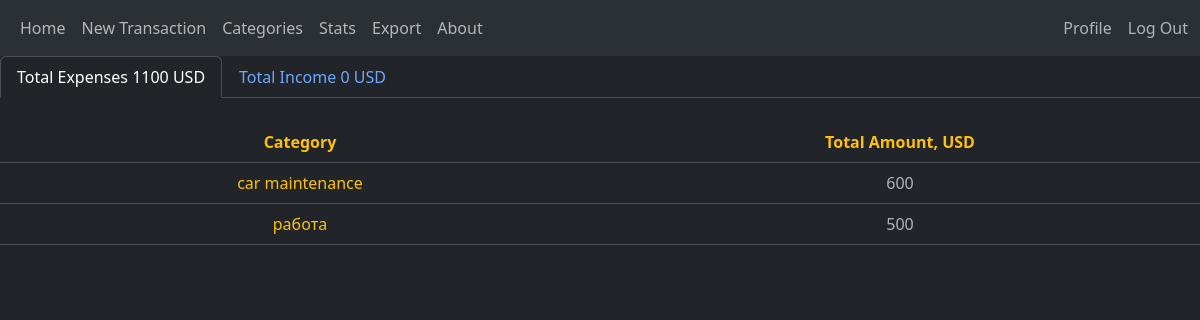
Page /stats?type=expense&sort=category (signed in) on the committed database.
### tables this page shows
CREATE TABLE Transactions(trans_id INTEGER PRIMARY KEY AUTOINCREMENT, date TEXT NOT NULL DEFAULT CURRENT_TIMESTAMP, user_id INTEGER NOT NULL, type TEXT NOT NULL, category TEXT NOT NULL, amount NUMERIC NOT NULL, currency TEXT NOT NULL, note TEXT, FOREIGN KEY (user_id) REFERENCES Users (user_id) ON DELETE CASCADE, FOREIGN KEY(user_id, category) REFERENCES Categories(user_id, name) ON DELETE CASCADE);

### app.py (the view)
@app.route("/stats")
@login_required
def stats():
    rows = []
    total_exp = db.execute("SELECT SUM(amount) AS sum, currency FROM Transactions WHERE user_id = ? AND type = 'Expense' AND currency = 'USD' GROUP BY currency;", session["user_id"])
    total_inc = db.execute("SELECT SUM(amount) AS sum, currency FROM Transactions WHERE user_id = ? AND type = 'Income' AND currency = 'USD' GROUP BY currency;", session["user_id"])
    if total_exp:
        total_exp = total_exp[0]["sum"]
    else:
        total_exp = 0
    if total_inc:
        total_inc = total_inc[0]["sum"]
    else:
        total_inc = 0
    type = request.args.get("type", "expense")
    cat = request.args.get("cat")
    sort = request.args.get("sort", "amount")
    session["sort_count"] += 1
    if cat:
        if sort in ["date", "type", "category", "amount", "note"]:
            if session.get("sort_count") % 2 == 0:
                rows = db.execute(f"SELECT date, type, category, amount, note FROM Transactions WHERE user_id = ? AND currency = 'USD' AND category = ? ORDER BY {sort} DESC;", session["user_id"], cat)
            else:
                rows = db.execute(f"SELECT date, type, category, amount, note FROM Transactions WHERE user_id = ? AND currency = 'USD' AND category = ? ORDER BY {sort};", session["user_id"], cat)
        else:
            flash("Wrong sorting argument provided. Try again")
            return redirect("/stats")
        return render_template("stats.html", type=type, cat=cat, total_exp=total_exp, total_inc=total_inc, rows=rows)
    else:
        if sort in ["category", "amount"]:
            if session.get("sort_count") % 2 == 0:
                exp_by_type = db.execute(f"SELECT SUM(amount) AS amount, category FROM Transactions WHERE user_id = ? AND type = 'Expense' AND currency = 'USD' GROUP BY category ORDER BY {sort} DESC;", session["user_id"])
                inc_by_type = db.execute(f"SELECT SUM(amount) AS amount, category FROM Transactions WHERE user_id = ? AND type = 'Income' AND currency = 'USD' GROUP BY category ORDER BY {sort} DESC;", session["user_id"])
            else:
                exp_by_type = db.execute(f"SELECT SUM(amount) AS amount, category FROM Transactions WHERE user_id = ? AND type = 'Expense' AND currency = 'USD' GROUP BY category ORDER BY {sort};", session["user_id"])
                inc_by_type = db.execute(f"SELECT SUM(amount) AS amount, category FROM Transactions WHERE user_id = ? AND type = 'Income' AND currency = 'USD' GROUP BY category ORDER BY {sort};", session["user_id"])
        else:
            flash("Wrong sorting argument provided. Try again")
            return redirect("/stats")
        return render_template("stats.html", type=type, total_exp=total_exp, total_inc=total_inc, exp_by_type=exp_by_type, inc_by_type=inc_by_type)

### helpers.py (called while the page is built)
def login_required(f):
    @wraps(f)
    def decorated_function(*args, **kwargs):
        if session.get("user_id") is None:
            return redirect("/login")
        return f(*args, **kwargs)
    return decorated_function

### templates/stats.html (shortened to what this page needs)
{% extends "layout.html" %}
{% block body %}
  <ul class="nav nav-tabs">
    <li class="nav-item">
      <a class="nav-link{% if type == 'expense' %} active{% endif %}" aria-current="page" href="/stats?type=expense">Total Expenses {{ total_exp }} USD</a>
    </li>
    <li class="nav-item">
      <a class="nav-link{% if type == 'expense' %}{% else %} active{% endif %}" href="/stats?type=income">Total Income {{ total_inc }} USD</a>
    </li>
  </ul>
  {% if cat %}
  <h4 style="color: white" id="catName">Category: {{cat}}</h4>
    <table class="table" style="table-layout: fixed;">
      <thead>
        <tr>
          <th scope="col"><a class="link-warning link-underline-opacity-0" href="/stats?type={% if type == 'expense' %}expense{% else %}income{% endif %}&cat={{cat}}&sort=date">Date</a></th>
          <th scope="col"><a class="link-warning link-underline-opacity-0" href="/stats?type={% if type == 'expense' %}expense{% else %}income{% endif %}&cat={{cat}}&sort=type">Type</a></th>
          <th scope="col"><a class="link-warning link-underline-opacity-0" href="/stats?type={% if type == 'expense' %}expense{% else %}income{% endif %}&cat={{cat}}&sort=amount">Amount, USD</a></th>
          <th scope="col"><a class="link-warning link-underline-opacity-0" href="/stats?type={% if type == 'expense' %}expense{% else %}income{% endif %}&cat={{cat}}&sort=note">Note</a></th>
        </tr>
      </thead>
      <tbody>
        {% for row in rows %}
        <tr>
          <td>{{row.date}}</td>
          <td>{{row.type}}</td>
          <td>{{row.amount}}</td>
          <td>{{row.note}}</td>
        </tr>
        {% endfor %}
      </tbody>
    </table>
  {% else %}
  <br>
    <table class="table" style="table-layout: fixed;">
      <thead>
        <tr>
          <th scope="col"><a class="link-warning link-underline-opacity-0" href="/stats?type={{type}}&sort=category">Category</a></th>
          <th scope="col"><a class="link-warning link-underline-opacity-0" href="/stats?type={{type}}&sort=amount">Total Amount, USD</a></th>
        </tr>
      </thead>
      <tbody>
        {% if type == "expense" %}
        {% for row in exp_by_type %}
        <tr>
          <td><a class="link-warning link-underline-opacity-0" href="/stats?cat={{row.category}}">{{row.category}}</a></td>
          <td>{{row.amount}}</td>
        </tr>
        {% endfor %}
        {% endif %}
      </tbody>
    </table>
  {% endif %}
{% endblock %}

### static/styles.css (style rules this page uses)
body { text-align: center; }
.table { vertical-align: middle; }

### rows in the picture
Transactions: category "car maintenance", amount "600"
Transactions: category "работа", amount "500"

### other values in the picture
{{ total_exp }} "1100"
{{ total_inc }} "0"
